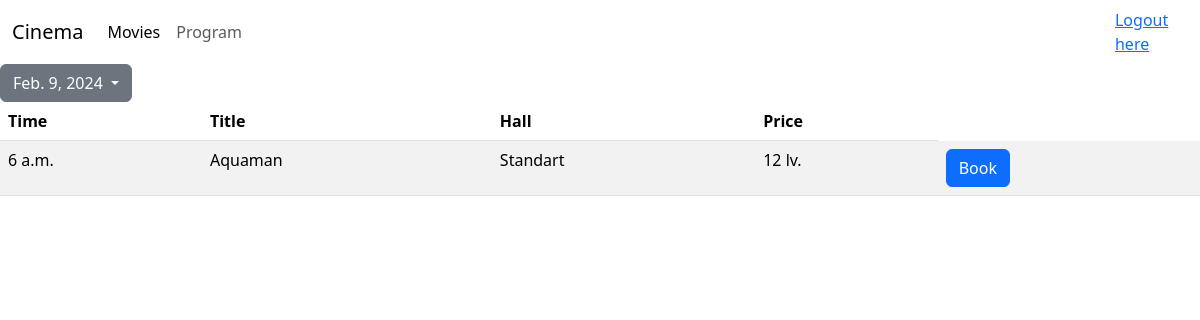
Page /agenda/ (signed in) on the earlier database version.
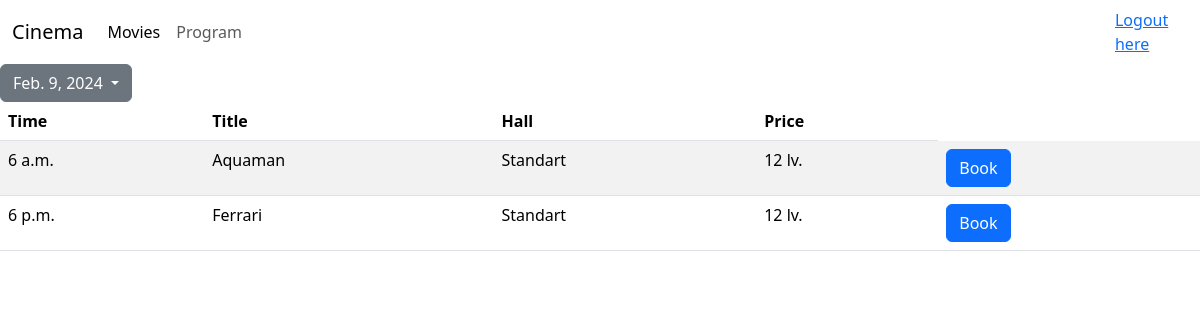
Same page on the later database version.
### app/models.py (models this page shows, shortened)
class Projection(models.Model):
    start_date = models.DateField(default=now)
    time = models.TimeField(default=now)
    movie = models.ForeignKey(Movie,on_delete=models.SET_NULL,null=True)
    Hall = models.ForeignKey(Hall,on_delete=models.SET_NULL,null=True)
    @property
    def price(self):
        if self.Hall and self.movie:
            if self.Hall.type == "vip":
                return self.movie.price + 5
            if self.Hall.type == "std":
                return self.movie.price + 2
            if self.Hall.type == "big":
                return self.movie.price
        return 0

class Movie(models.Model):
    name = models.CharField(max_length=200)
    duration = models.IntegerField()
    genre = models.CharField(max_length=50)
    img_url = models.CharField(max_length = 100, default='')
    price = models.IntegerField(default = 10)
    def __str__(self):
        return self.name

class Hall(models.Model):
    name = models.CharField(max_length=10)
    type = models.CharField(max_length=10, choices=[("vip", "VIP"),("std", "standart"),("big", "big")])
    def __str__(self):
        return self.name

### app/views.py (the view)
# urls.py: path("agenda/", views.agenda, name="agenda"),
@login_required(login_url="../login")
def agenda(request):
    prj = Projection.objects.all().order_by('start_date')
    dates = prj.values_list('start_date', flat=True).filter(start_date__gte=now().strftime('%Y-%m-%d')).distinct()
    if len(dates) > 0:
        selected_date = dates[0]
        if request.GET.get('date',''):
            selected_date = request.GET.get('date','')
        prj = prj.filter(start_date = selected_date).order_by("time")
        selected_date = prj.first().start_date
    return render (
    request,
    "salesAsistant/agenda.html",
    context={
        "selected_date":selected_date,
        "dates": dates,
        "projections": prj
    })

### templates/salesAsistant/agenda.html (shortened to what this page needs)
<html>
    <head>
        {% load bootstrap5 %}
        {% bootstrap_css %}
    </head>
    <body>
      <nav class="navbar navbar-expand-lg">
        <div class="container-fluid">
            <a class="navbar-brand" href="/">Cinema</a>
            <div class="collapse navbar-collapse">
                <ul class="navbar-nav me-auto mb-2 mb-lg-0">
                    <li class="nav-item">
                        <a class="nav-link active" aria-current="page" href="/">Movies</a>
                    </li>
                    <li class="nav-item">
                        <a class="nav-link" href="agenda">Program</a>
                    </li>
                </ul>
            </div>
        </div>
        {% if user.is_authenticated %}
            <a href="/logout" >Logout here</a>
        {% else %}
            <a href="/login" >Login here</a>
        {% endif %}
      </nav>
        <section>
         {% block content %}
         <div class="dropdown">
           <button class="btn btn-secondary dropdown-toggle" type="button" data-bs-toggle="dropdown" aria-expanded="false">
             {{selected_date}}
            </button>
        </div>
         <table class="table table-striped table-hover">
          <thead>
            <tr>
              <th scope="col">Time</th>
              <th scope="col">Title</th>
              <th scope="col">Hall</th>
              <th scope="col">Price</th>
            </tr>
          </thead>
          <tbody>
            {% for projection in projections %}
            <tr>
              <td >{{ projection.time }}</td>
              <td >{{ projection.movie }}</td>
              <td >{{ projection.Hall }}</td>
              <td >{{ projection.price }} lv.</td>
              <td >
                <button class="btn btn-primary" type="submit">Book</button>
              </td>
            </tr>
            {% endfor %}
            {% endblock %}
          </tbody>
        </table>
        </section>
    </body>
</html>

Differences in the rows shown:
added Projection: time "6 p.m.", movie "Ferrari", Hall "Standart", price "12"
